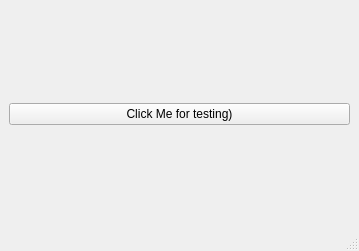
<?xml version="1.0" encoding="UTF-8"?>
<ui version="4.0">
 <class>MainWindow</class>
 <widget class="QMainWindow" name="MainWindow">
  <property name="geometry">
   <rect>
    <x>0</x>
    <y>0</y>
    <width>359</width>
    <height>251</height>
   </rect>
  </property>
  <property name="windowTitle">
   <string>MainWindow</string>
  </property>
  <widget class="QWidget" name="centralwidget">
   <layout class="QVBoxLayout" name="verticalLayout">
    <item>
     <widget class="QPushButton" name="btn_test">
      <property name="text">
       <string>Click Me for testing)</string>
      </property>
     </widget>
    </item>
   </layout>
  </widget>
  <widget class="QMenuBar" name="menubar">
   <property name="geometry">
    <rect>
     <x>0</x>
     <y>0</y>
     <width>359</width>
     <height>21</height>
    </rect>
   </property>
  </widget>
  <widget class="QStatusBar" name="statusbar"/>
 </widget>
 <resources/>
 <connections/>
</ui>
